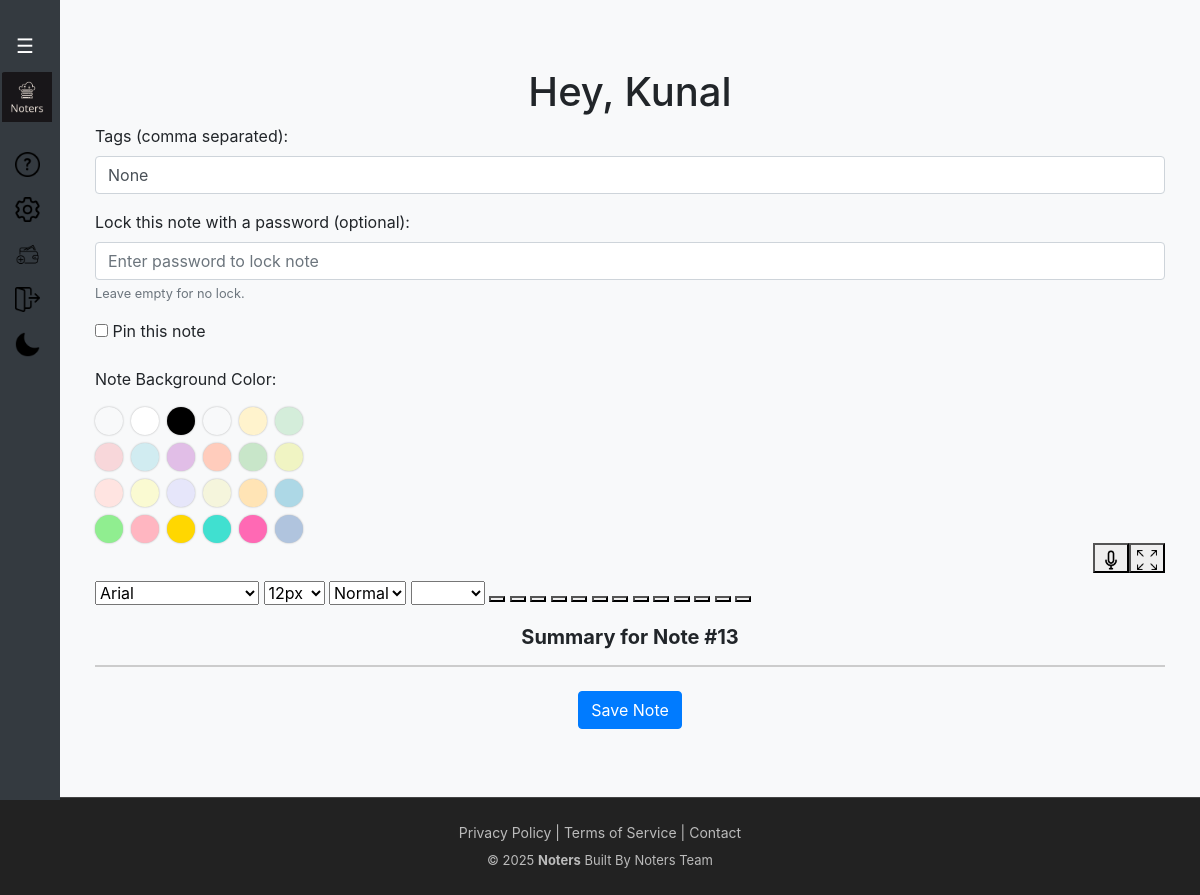
/edit/14 (signed in), run on the app's committed database.
### website/models.py (models this page shows, shortened)
class User(db.Model, UserMixin):
    id = db.Column(db.Integer, primary_key=True)
    username = db.Column(db.String(150), unique=True, nullable=True)
    email = db.Column(db.String(150), unique=True, nullable=False)
    profile_pic_url = db.Column(db.String(255), nullable=False)
    password = db.Column(db.String(150), nullable=False)
    first_name = db.Column(db.String(150), nullable=False)
    notes = db.relationship('Note', backref='user', cascade='all, delete-orphan')
    created_at = db.Column(db.DateTime, default=datetime.utcnow)

class Note(db.Model):
    id = db.Column(db.Integer, primary_key=True)
    data = db.Column(db.Text)
    date = db.Column(db.DateTime(timezone=True), default=func.now())
    last_updated = db.Column(db.DateTime(timezone=True), default=func.now(), onupdate=func.now())
    bg_color = db.Column(db.String(20))
    tags = db.Column(db.String(100))
    is_pinned = db.Column(db.Boolean, default=False)
    is_completed = db.Column(db.Boolean, default=False)
    user_id = db.Column(db.Integer, db.ForeignKey('user.id'), nullable=False)
    summary = db.Column(db.Text, nullable=True)
    title = db.Column(db.String(255), nullable=False)
    order_index = db.Column(db.Integer, default=0)
    folder_id = db.Column(db.Integer, db.ForeignKey('folder.id'), nullable=True)
    folder = db.relationship('Folder', backref='notes')
    password_hash = db.Column(db.String(128), nullable=True)
    is_locked = db.Column(db.Boolean, default=False)
    versions = db.relationship('NoteVersion', backref='note', cascade='all, delete-orphan')

### website/views.py (the view, shortened to what this page needs)
@views.route('/edit/<int:note_id>', methods=['GET', 'POST'])
@login_required
def edit_note(note_id):
    note = Note.query.filter_by(user_id=current_user.id, id=note_id).first_or_404()
    return render_template("home.html", user=current_user, editing=True, edit_note=note)

### website/templates/home.html (shortened to what this page needs)
{% extends "base.html" %}
{% set hide_home = true %}
{% block content %}
{% if edit_note is defined %}
  {% set is_editing = true %}
{% else %}
  {% set is_editing = false %}
{% endif %}
<h1 class="text-center">Hey, {{ current_user.first_name if current_user.is_authenticated else 'Guest' }}</h1>
<link rel="stylesheet" href="https://cdnjs.cloudflare.com/ajax/libs/font-awesome/6.5.2/css/all.min.css">
<form  method="POST" id="noteForm" action="{{ url_for('views.edit_note', note_id=edit_note.id) if edit_note else url_for('views.home') }}">
  <div class="form-group">
    <label for="tags">Tags (comma separated):</label>
    <input type="text" class="form-control" name="tags" id="tags" placeholder="e.g. school, urgent"
       value="{{ edit_note.tags if edit_note else '' }}">
  </div>
  <div class="form-group">
    <label for="note_password">Lock this note with a password (optional):</label>
    <input type="password" class="form-control" id="note_password" name="password" placeholder="Enter password to lock note">
    <small class="form-text text-muted">Leave empty for no lock.</small>
  </div>
  <div class="form-group">
    <label>
  <input type="checkbox" name="is_pinned" id="is_pinned"
         {% if edit_note and edit_note.is_pinned %}checked{% endif %}> Pin this note
</label>
  </div>
  <div id="color-picker-container">
  <label>Note Background Color:</label>
  <div class="color-grid">
  <div class="color-swatch" data-color="default" title="Default"></div>
  <div class="color-swatch" data-color="white" style="background:#fff" title="White"></div>
  <div class="color-swatch" data-color="black" style="background:#000" title="Black"></div>
  <div class="color-swatch" data-color="#f8f9fa" style="background:#f8f9fa" title="Light Gray"></div>
  <div class="color-swatch" data-color="#fff3cd" style="background:#fff3cd" title="Yellow"></div>
  <div class="color-swatch" data-color="#d4edda" style="background:#d4edda" title="Green"></div>
  <div class="color-swatch" data-color="#f8d7da" style="background:#f8d7da" title="Red"></div>
  <div class="color-swatch" data-color="#d1ecf1" style="background:#d1ecf1" title="Blue"></div>
  <div class="color-swatch" data-color="#e1bee7" style="background:#e1bee7" title="Purple"></div>
  <div class="color-swatch" data-color="#ffccbc" style="background:#ffccbc" title="Orange"></div>
  <div class="color-swatch" data-color="#c8e6c9" style="background:#c8e6c9" title="Mint"></div>
  <div class="color-swatch" data-color="#f0f4c3" style="background:#f0f4c3" title="Lime"></div>
  <div class="color-swatch" data-color="#ffe4e1" style="background:#ffe4e1" title="Misty Rose"></div>
  <div class="color-swatch" data-color="#fafad2" style="background:#fafad2" title="Light Goldenrod"></div>
  <div class="color-swatch" data-color="#e6e6fa" style="background:#e6e6fa" title="Lavender"></div>
  <div class="color-swatch" data-color="#f5f5dc" style="background:#f5f5dc" title="Beige"></div>
  <div class="color-swatch" data-color="#ffe4b5" style="background:#ffe4b5" title="Moccasin"></div>
  <div class="color-swatch" data-color="#add8e6" style="background:#add8e6" title="Light Blue"></div>
  <div class="color-swatch" data-color="#90ee90" style="background:#90ee90" title="Light Green"></div>
  <div class="color-swatch" data-color="#ffb6c1" style="background:#ffb6c1" title="Light Pink"></div>
  <div class="color-swatch" data-color="#ffd700" style="background:#ffd700" title="Gold"></div>
  <div class="color-swatch" data-color="#40e0d0" style="background:#40e0d0" title="Turquoise"></div>
  <div class="color-swatch" data-color="#ff69b4" style="background:#ff69b4" title="Hot Pink"></div>
  <div class="color-swatch" data-color="#b0c4de" style="background:#b0c4de" title="Light Steel Blue"></div>
</div>
</div>
  <div class="mb-2 d-flex justify-content-end">
    <button type="button" id="mic-btn" title="Start voice input">
      <img src="{{ url_for('static', filename='mic.png') }}" alt="Mic" style="width:20px;height:20px;">
    </button>
    <button type="button" id="fullscreen-btn" title="Toggle fullscreen">
      <img id="fullscreen-icon" src="{{ url_for('static', filename='fullscreen.png') }}" alt="Fullscreen" style="width:20px;height:20px;">
    </button>
  </div>
  <div id="editor-full-container" class="fullscreen-note">
  <div id="toolbar" class="mb-2">
    <select class="ql-font">
      <option value="arial" selected>Arial</option>
    </select>
    <select class="ql-size">
      <option value="12px" selected>12px</option>
    </select>
    <select class="ql-header">
      <option selected>Normal</option>
    </select>
    <select class="ql-align">
      <option selected></option>
      <option value="center">Center</option>
    </select>
    <button type="button" class="ql-direction" value="rtl"></button>
    <button class="ql-bold"></button>
    <button class="ql-italic"></button>
    <button class="ql-underline"></button>
    <button class="ql-strike"></button>
    <button class="ql-blockquote"></button>
    <button class="ql-code-block"></button>
    <button class="ql-list" value="ordered"></button>
    <button class="ql-list" value="bullet"></button>
    <button class="ql-link"></button>
    <button class="ql-image"></button>
    <button class="ql-video"></button>
    <button class="ql-clean"></button>
  </div>
  <form id="saveNoteForm" action="{{ url_for('views.saved_notes') }}" method="POST">
  <input type="text" id="note-title" name="title" placeholder="Enter note title here"
       value="{{ edit_note.title if edit_note else '' }}">
  <div id="editor-wrapper" style="border: 1px solid #ccc;">
  </div>
</div>
</div>
<br>
<div class="text-center">
  <button type="submit" class="btn btn-primary">Save Note</button>
  </div>
{% endblock %}
{% block javascript %}
<link href="https://cdn.quilljs.com/1.3.6/quill.snow.css" rel="stylesheet">
<link href="https://cdnjs.cloudflare.com/ajax/libs/select2/4.0.13/css/select2.min.css" rel="stylesheet" />
{% endblock %}

### website/templates/base.html (style rules this page uses)
:root { --transition-speed: 0.3s; }
body { background-color: #f8f9fa; color: #212529; transition: background-color var(--transition-speed), color var(--transition-speed); }
button, .btn { position: relative; overflow: hidden; transition: transform 0.25s ease, box-shadow 0.25s ease; }
button::after, .btn::after { content: ""; position: absolute; top: 0; left: -75%; width: 50%; height: 100%; background: linear-gradient( 120deg, rgba(255, 255, 255, 0.3) 0%, rgba(255, 255, 255, 0) 60% ); transform: skewX(-20deg); }
html, body { height: 100%; margin: 0; }

### website/templates/home.html (style rules this page uses)
.color-grid { display: grid; grid-template-columns: repeat(6, 28px); gap: 8px; margin-top: 8px; }
.color-swatch { width: 28px; height: 28px; border-radius: 50%; cursor: pointer; border: 2px solid transparent; box-shadow: 0 0 2px rgba(0,0,0,0.3); transition: border 0.2s, transform 0.2s; }
#note-title { background: transparent; border: none; outline: none; font-size: 20px; font-weight: bold; text-align: center; width: 100%; margin: 8px 0 12px 0; color: inherit; }
#note-title::placeholder { color: rgba(255,255,255,0.6); }
body:not(.dark-mode) #note-title::placeholder { color: rgba(0,0,0,0.5); }

### data on the page
User: first_name "Kunal"
Note: tags "None", title "Summary for Note #13"

### other printed values
{{ current_year or 2025 }} "2025"
